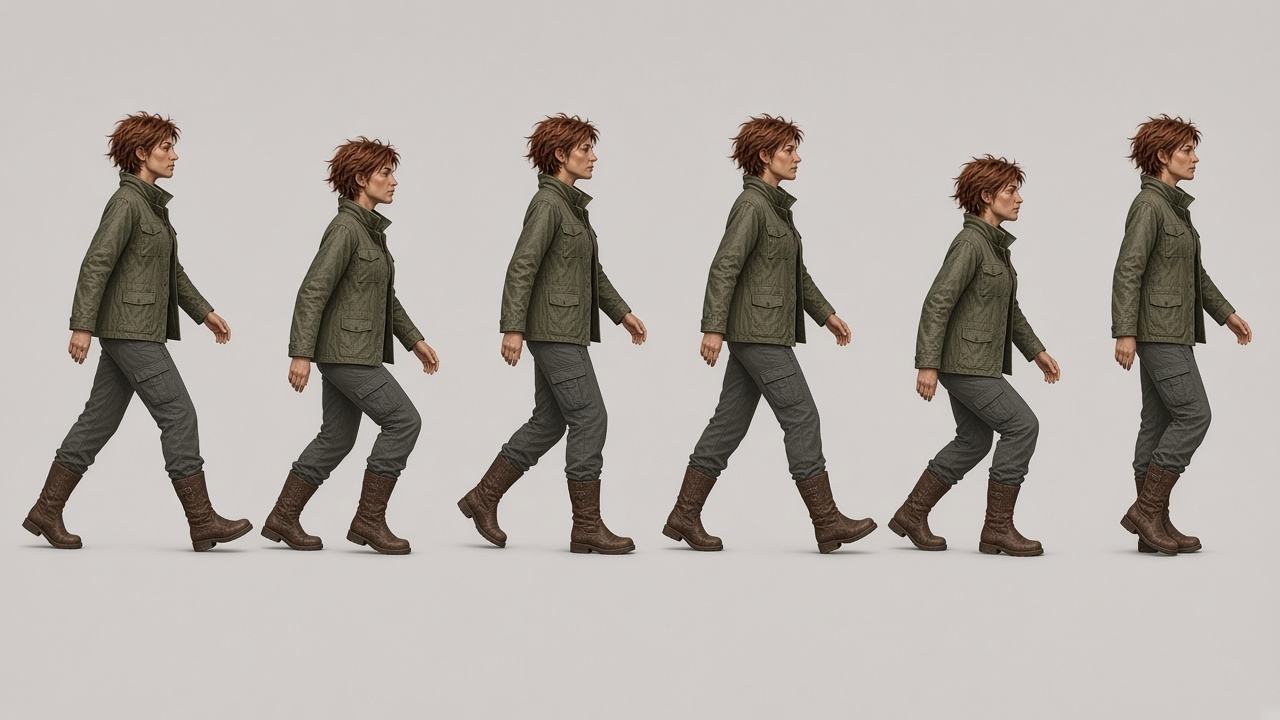
#> input picture prototypes/lifelike/src/walk_sheet2.jpg, 1280 x 720 px, found by its file name
$ python prep_walk.py
#> lines starting #> are read from the running program, lines starting #| are printed output that depends on the picture; after the words box and inside, x2 and y2 are one past the last pixel; in counts of white or black regions, pixels touching at a corner belong together
"""Segment the 6 AI walk frames, normalise height and baseline, pack into a WebP strip."""
import json
import numpy as np
import cv2
from scipy import ndimage

im = cv2.imread('src/walk_sheet2.jpg')
#> im is the input picture: shape (720, 1280, 3); mean B, G, R 168.8, 174.1, 180.2
H, W = im.shape[:2]
#> H = 720; W = 1280
bg = np.median(np.concatenate([im[:8].reshape(-1, 3), im[-8:].reshape(-1, 3)]), axis=0)
#> bg = [199, 202, 207]
d = np.linalg.norm(im.astype(np.float32) - bg, axis=2)
fg = d > 22
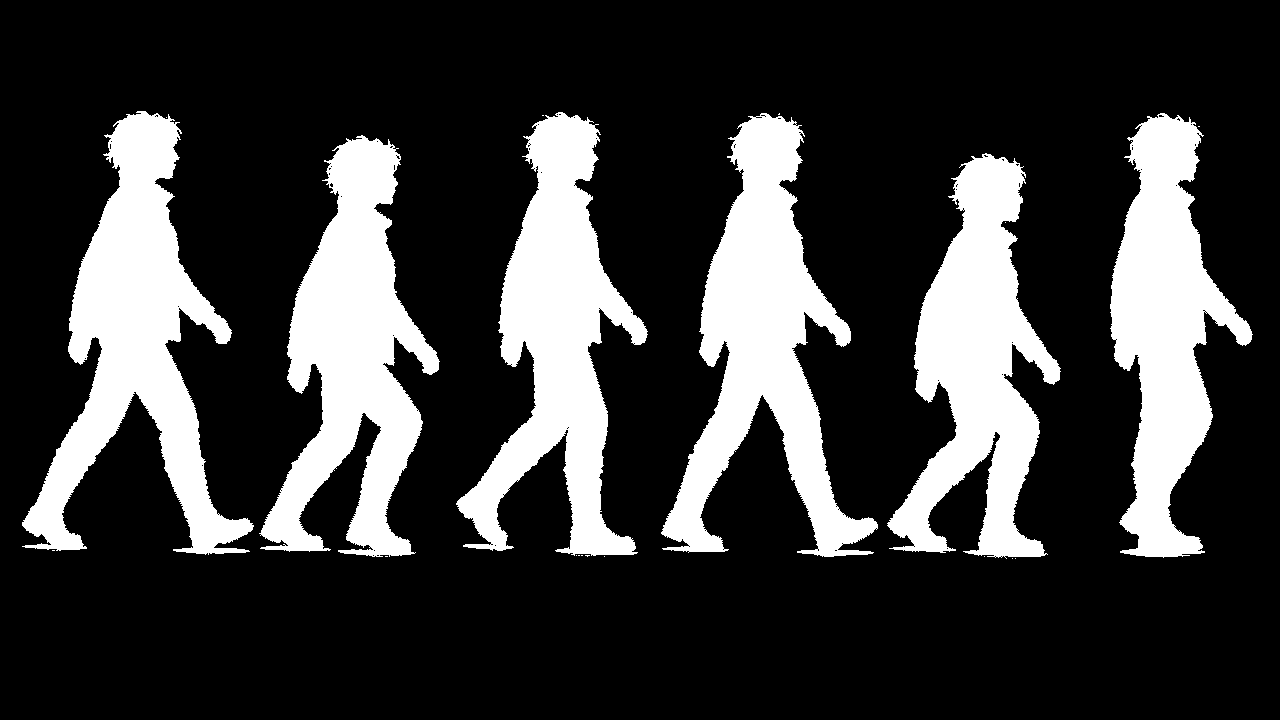
#> fg: shape (720, 1280) bool; 22.6% white; 21 white regions (15 under 20 px), largest, box (x1, y1, x2, y2) and area: (22, 111, 254, 555) 37604, (661, 113, 878, 557) 36426, (259, 135, 440, 557) 35293, (456, 112, 648, 556) 34810, (887, 153, 1061, 559) 32981, (1110, 113, 1253, 558) 30970
fg = ndimage.binary_opening(fg, iterations=1)
#> fg: shape (720, 1280) bool; 22.4% white; 6 white regions, box (x1, y1, x2, y2) and area: (22, 111, 254, 555) 37380, (661, 113, 878, 557) 36213, (260, 135, 440, 556) 35063, (456, 112, 648, 556) 34628, (887, 153, 1061, 558) 32785, (1110, 113, 1253, 558) 30816
lab, n = ndimage.label(fg)
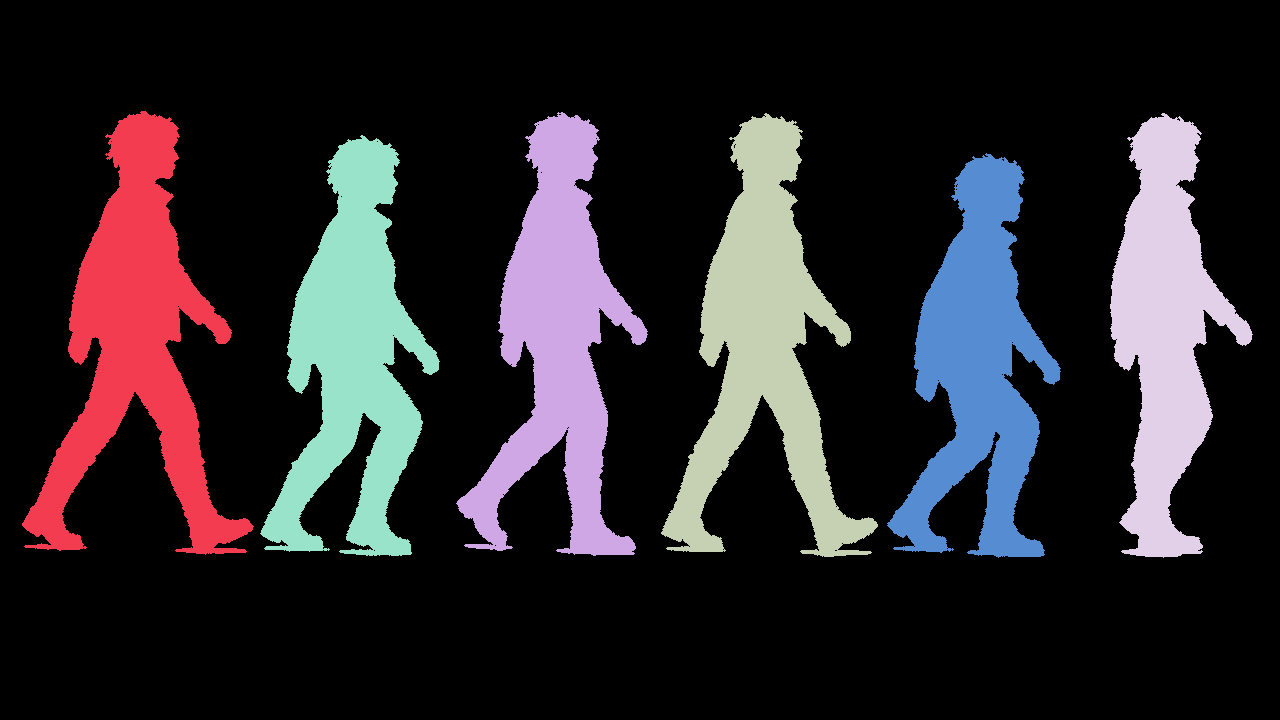
#> lab: shape (720, 1280) int32; 7 distinct labels, from 0 to 6; one colour per label, 0 black
#> n = 6
sizes = ndimage.sum(fg, lab, range(1, n + 1))
#> sizes = [37380, 34628, 36213, 30816, 35063, 32785]
objs = ndimage.find_objects(lab)
#> objs = 6 items
cands = [(sizes[i], objs[i], i + 1) for i in range(n) if sizes[i] > 4000]
#> cands = 6 items
cands.sort(key=lambda c: c[1][1].start)
print('figures', len(cands), [(int(s), o[1].start, o[1].stop, o[0].start, o[0].stop) for s, o, _ in cands])
#| figures 6 [(37380, 22, 254, 111, 555), (35063, 260, 440, 135, 556), (34628, 456, 648, 112, 556), (36213, 661, 878, 113, 557), (32785, 887, 1061, 153, 558), (30816, 1110, 1253, 113, 558)]
TH, FW = 380, 250  # output cell
cells, meta, heads = [], [], []
href = None
heights = [o[0].stop - o[0].start for _, o, _ in cands]
#> heights = [444, 421, 444, 444, 405, 445]
ref = float(np.median(heights))
#> ref = 444
areas = [c[0] for c in cands]
#> areas = [37380, 35063, 34628, 36213, 32785, 30816]
aref = float(np.median(areas))
#> aref = 34845.5
for s, o, li in cands:
    m = ndimage.binary_fill_holes(lab == li)
    soft = np.clip((d - 14) / 16, 0, 1) * ndimage.binary_dilation(m, iterations=2)
    gray = im.mean(-1); sat = im.max(-1).astype(int) - im.min(-1)
    rows = np.arange(H)[:, None]
    soft = soft * ~((gray > 110) & (sat < 28) & (rows > o[0].stop - 0.07 * (o[0].stop - o[0].start)))
    ys, xs = o
    crop = im[ys, xs]
    sa = soft[ys, xs]
    aa = np.maximum(sa, 0.05)[..., None]
    crop = np.clip(np.where(sa[..., None] > 0.02, (crop.astype(np.float32) - (1 - aa) * bg) / aa, crop), 0, 255).astype(np.uint8)
    a = (np.clip((sa - 0.2) / 0.8, 0, 1) * 255).astype(np.uint8)
    h = ys.stop - ys.start
    mm = m[ys, xs]
    wid = mm.sum(1)
    top = int(h * 0.12); bot = int(h * 0.30)
    neck = top + int(np.argmin(wid[top:bot]))  # narrowest row under the hair = neck
    heads.append(neck)
    href = href or neck
    k = (TH - 12) / ref * (href / neck)  # normalise by head height (AI drifts scale between frames)
    rgba = np.dstack([crop, a])
    rgba = cv2.resize(rgba, None, fx=k, fy=k, interpolation=cv2.INTER_AREA)
    # anchor: bottom of figure on baseline, x by torso centroid of upper 40%
    up = rgba[: int(rgba.shape[0] * 0.4), :, 3] > 128
    cx = np.nonzero(up)[1].mean()
    cell = np.zeros((TH, FW, 4), np.uint8)
    ox = int(round(FW / 2 - cx)); oy = TH - 4 - rgba.shape[0]
    hh, ww = rgba.shape[:2]
    x0, x1 = max(0, ox), min(FW, ox + ww)
    y0 = max(0, oy)
    cell[y0:oy + hh, x0:x1] = rgba[y0 - oy:, x0 - ox:x1 - ox]
    cells.append(cell)
    meta.append({'srcH': int(h), 'neck': neck, 'scale': round(float(k), 3)})
#> this loop made 6 passes
#> (s, li, h, top, bot, neck, k, cx) on passes 1 to 6: (37380, 1, 444, 53, 133, 70, 0.829, 95.35), (35063, 5, 421, 50, 126, 72, 0.806, 77.06), (34628, 2, 444, 53, 133, 69, 0.841, 86.24), (36213, 3, 444, 53, 133, 71, 0.817, 82.74), (32785, 6, 405, 48, 121, 71, 0.817, 76.32), (30816, 4, 445, 53, 133, 71, 0.817, 42.37)
#> pass 1, `sat = im.max(-1).astype(int) - im.min(-1)`:
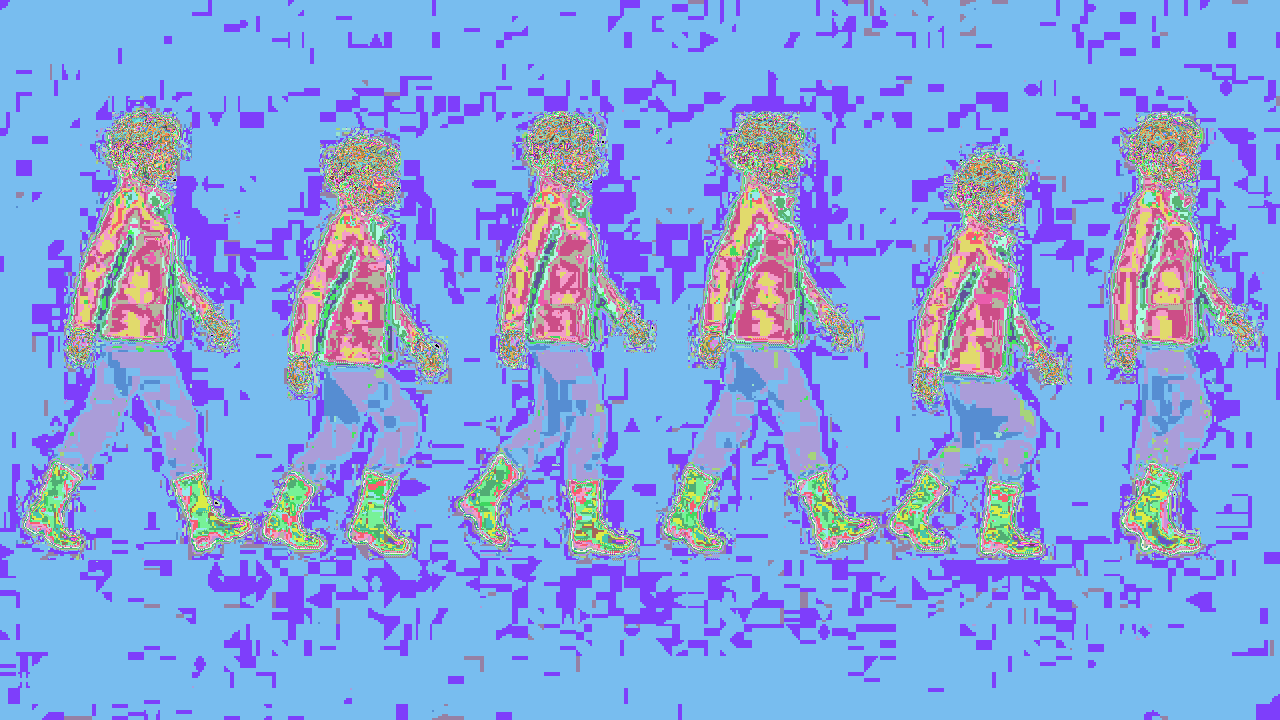
#> sat: shape (720, 1280) int64; 96 distinct labels, from 0 to 96; one colour per label, 0 black
#> after the loop:
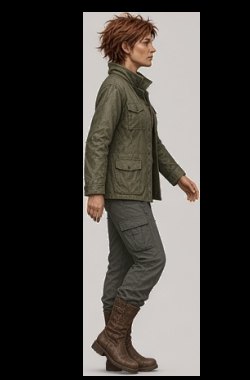
#> cell: shape (380, 250, 4); mean B, G, R, A 59.4, 63.1, 66.5, 54.9
#> after the loop: m: shape (720, 1280) bool; 3.3% white; 1 white region, box (x1, y1, x2, y2) and area: (1110, 113, 1253, 558) 30827
#> after the loop:
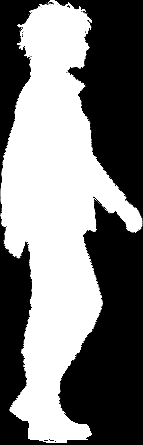
#> sa: shape (445, 143) float64; min 0, max 1, mean 0.482
#> after the loop:
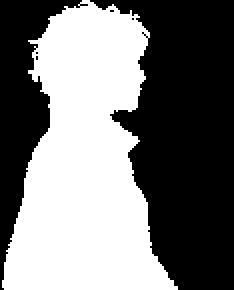
#> up: shape (145, 117) bool (shown 2 times larger); 47.1% white; 1 white region, box (x1, y1, x2, y2) and area: (1, 0, 89, 145) 7986
#> after the loop, cells = 6 items; heads = [70, 72, 69, 71, 71, 71]; meta = 6 items
strip = np.hstack(cells)
cv2.imwrite('prototype/walk-frames.webp', strip, [cv2.IMWRITE_WEBP_QUALITY, 80])
json.dump({'w': FW, 'h': TH, 'n': len(cells), 'frames': meta}, open('prototype/walk-frames.json', 'w'))
chk = strip.copy(); chk[..., :3] = (chk[..., :3] * (chk[..., 3:] / 255) + 255 * (1 - chk[..., 3:] / 255)).astype(np.uint8)
#> after `chk[..., :3] = (chk[..., :3] * (chk[..., 3:] / 255) + 255 * (1 - chk[.`:
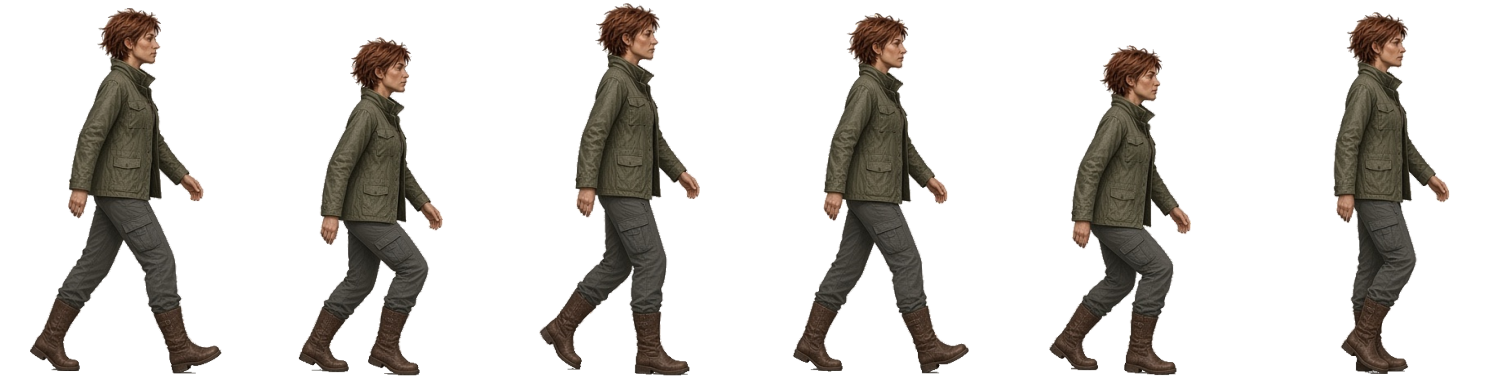
#> chk: shape (380, 1500, 4); mean of channels 0, 1, 2, 3 207.3, 210.5, 213.1, 61.9; drawn as B, G, R
cv2.imwrite('work/walk_strip_v4.jpg', chk[..., :3])
print(meta)
#> (printed output is left out)
